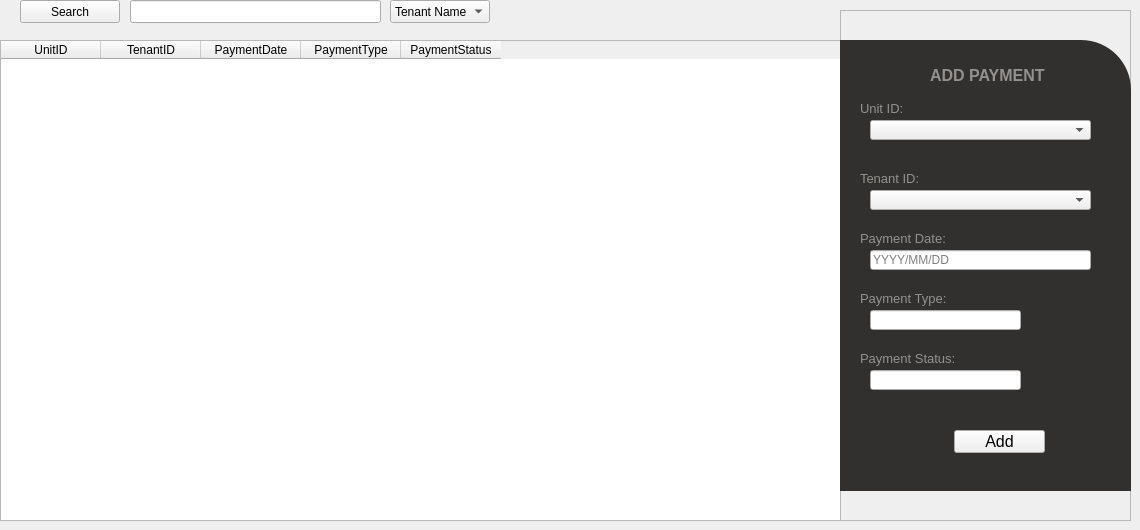
      <widget class="QWidget" name="PaymentsPage">
       <widget class="QTableWidget" name="PaymentsTable">
        <property name="geometry">
         <rect>
          <x>0</x>
          <y>40</y>
          <width>841</width>
          <height>481</height>
         </rect>
        </property>
        <property name="styleSheet">
         <string notr="true"/>
        </property>
        <column>
         <property name="text">
          <string>UnitID</string>
         </property>
        </column>
        <column>
         <property name="text">
          <string>TenantID</string>
         </property>
        </column>
        <column>
         <property name="text">
          <string>PaymentDate</string>
         </property>
        </column>
        <column>
         <property name="text">
          <string>PaymentType</string>
         </property>
        </column>
        <column>
         <property name="text">
          <string>PaymentStatus</string>
         </property>
        </column>
       </widget>
       <widget class="QFrame" name="AddTenantFrame_3">
        <property name="geometry">
         <rect>
          <x>840</x>
          <y>10</y>
          <width>291</width>
          <height>511</height>
         </rect>
        </property>
        <property name="frameShape">
         <enum>QFrame::StyledPanel</enum>
        </property>
        <property name="frameShadow">
         <enum>QFrame::Raised</enum>
        </property>
        <widget class="QLabel" name="label_25">
         <property name="geometry">
          <rect>
           <x>20</x>
           <y>90</y>
           <width>71</width>
           <height>16</height>
          </rect>
         </property>
         <property name="font">
          <font>
           <pointsize>10</pointsize>
           <bold>false</bold>
          </font>
         </property>
         <property name="styleSheet">
          <string notr="true">color: #94908D;</string>
         </property>
         <property name="text">
          <string>Unit ID:</string>
         </property>
        </widget>
        <widget class="QLabel" name="label_26">
         <property name="geometry">
          <rect>
           <x>20</x>
           <y>160</y>
           <width>61</width>
           <height>16</height>
          </rect>
         </property>
         <property name="font">
          <font>
           <pointsize>10</pointsize>
          </font>
         </property>
         <property name="styleSheet">
          <string notr="true">color: #94908D;</string>
         </property>
         <property name="text">
          <string>Tenant ID:</string>
         </property>
        </widget>
        <widget class="QLabel" name="label_27">
         <property name="geometry">
          <rect>
           <x>20</x>
           <y>220</y>
           <width>91</width>
           <height>16</height>
          </rect>
         </property>
         <property name="font">
          <font>
           <pointsize>10</pointsize>
          </font>
         </property>
         <property name="styleSheet">
          <string notr="true">color: #94908D;</string>
         </property>
         <property name="text">
          <string>Payment Date:</string>
         </property>
        </widget>
        <widget class="QLineEdit" name="PaymentDate">
         <property name="geometry">
          <rect>
           <x>30</x>
           <y>240</y>
           <width>221</width>
           <height>20</height>
          </rect>
         </property>
         <property name="placeholderText">
          <string>YYYY/MM/DD</string>
         </property>
        </widget>
        <widget class="QLabel" name="label_28">
         <property name="geometry">
          <rect>
           <x>20</x>
           <y>280</y>
           <width>91</width>
           <height>16</height>
          </rect>
         </property>
         <property name="font">
          <font>
           <pointsize>10</pointsize>
          </font>
         </property>
         <property name="styleSheet">
          <string notr="true">color: #94908D;</string>
         </property>
         <property name="text">
          <string>Payment Type:</string>
         </property>
        </widget>
        <widget class="QLineEdit" name="PaymentType">
         <property name="geometry">
          <rect>
           <x>30</x>
           <y>300</y>
           <width>151</width>
           <height>20</height>
          </rect>
         </property>
         <property name="font">
          <font>
           <pointsize>9</pointsize>
          </font>
         </property>
         <property name="placeholderText">
          <string/>
         </property>
        </widget>
        <widget class="QPushButton" name="AddPayment">
         <property name="geometry">
          <rect>
           <x>114</x>
           <y>420</y>
           <width>91</width>
           <height>23</height>
          </rect>
         </property>
         <property name="font">
          <font>
           <pointsize>12</pointsize>
          </font>
         </property>
         <property name="styleSheet">
          <string notr="true"/>
         </property>
         <property name="text">
          <string>Add</string>
         </property>
        </widget>
        <widget class="QLabel" name="label_29">
         <property name="geometry">
          <rect>
           <x>20</x>
           <y>340</y>
           <width>101</width>
           <height>16</height>
          </rect>
         </property>
         <property name="font">
          <font>
           <pointsize>10</pointsize>
          </font>
         </property>
         <property name="styleSheet">
          <string notr="true">color: #94908D;</string>
         </property>
         <property name="text">
          <string>Payment Status:</string>
         </property>
        </widget>
        <widget class="QLineEdit" name="PaymentStatus">
         <property name="geometry">
          <rect>
           <x>30</x>
           <y>360</y>
           <width>151</width>
           <height>20</height>
          </rect>
         </property>
        </widget>
        <widget class="QComboBox" name="UnitIDPayments">
         <property name="geometry">
          <rect>
           <x>30</x>
           <y>110</y>
           <width>221</width>
           <height>20</height>
          </rect>
         </property>
        </widget>
        <widget class="QComboBox" name="TenantIDPayments">
         <property name="geometry">
          <rect>
           <x>30</x>
           <y>180</y>
           <width>221</width>
           <height>20</height>
          </rect>
         </property>
        </widget>
        <widget class="QWidget" name="widget" native="true">
         <property name="geometry">
          <rect>
           <x>0</x>
           <y>30</y>
           <width>291</width>
           <height>451</height>
          </rect>
         </property>
         <property name="styleSheet">
          <string notr="true">background-color: #31302E;
border-top-right-radius: 50px;</string>
         </property>
         <widget class="QLabel" name="label_24">
          <property name="geometry">
           <rect>
            <x>90</x>
            <y>20</y>
            <width>121</width>
            <height>31</height>
           </rect>
          </property>
          <property name="font">
           <font>
            <pointsize>12</pointsize>
            <bold>true</bold>
           </font>
          </property>
          <property name="styleSheet">
           <string notr="true">color: #94908D;</string>
          </property>
          <property name="text">
           <string>ADD PAYMENT</string>
          </property>
         </widget>
        </widget>
        <zorder>widget</zorder>
        <zorder>label_25</zorder>
        <zorder>label_26</zorder>
        <zorder>label_27</zorder>
        <zorder>PaymentDate</zorder>
        <zorder>label_28</zorder>
        <zorder>PaymentType</zorder>
        <zorder>AddPayment</zorder>
        <zorder>label_29</zorder>
        <zorder>PaymentStatus</zorder>
        <zorder>UnitIDPayments</zorder>
        <zorder>TenantIDPayments</zorder>
       </widget>
       <widget class="QPushButton" name="SearchPayments">
        <property name="geometry">
         <rect>
          <x>20</x>
          <y>0</y>
          <width>100</width>
          <height>23</height>
         </rect>
        </property>
        <property name="text">
         <string>Search</string>
        </property>
       </widget>
       <widget class="QLineEdit" name="SearchBarPayments">
        <property name="geometry">
         <rect>
          <x>130</x>
          <y>0</y>
          <width>251</width>
          <height>23</height>
         </rect>
        </property>
       </widget>
       <widget class="QComboBox" name="SearchPaymentsComboBox">
        <property name="geometry">
         <rect>
          <x>390</x>
          <y>0</y>
          <width>100</width>
          <height>23</height>
         </rect>
        </property>
        <item>
         <property name="text">
          <string>Tenant Name</string>
         </property>
        </item>
        <item>
         <property name="text">
          <string>Unit Name</string>
         </property>
        </item>
        <item>
         <property name="text">
          <string>Unit ID</string>
         </property>
        </item>
        <item>
         <property name="text">
          <string>Tenant ID</string>
         </property>
        </item>
       </widget>
      </widget>
